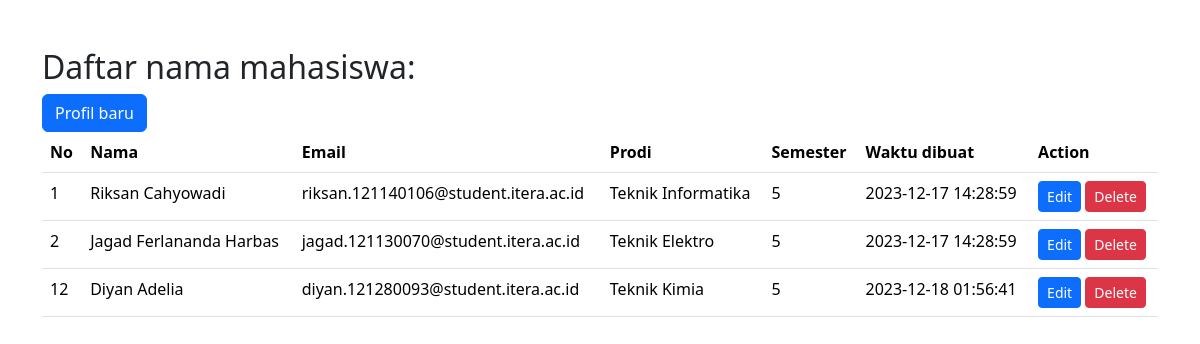
The page / on the database its author committed.
### tables this page shows
CREATE TABLE `identitas` (
  `id` int(11) NOT NULL,
  `nama` varchar(100) NOT NULL,
  `email` varchar(200) NOT NULL,
  `prodi` varchar(200) DEFAULT NULL,
  `semester` varchar(20) DEFAULT NULL,
  `created_at` datetime NOT NULL DEFAULT current_timestamp()
);

### index.php (the view, shortened to what this page needs)
<!DOCTYPE html>
<html lang="en">
<head>
    <link rel="stylesheet" href="https://cdn.jsdelivr.net/npm/bootstrap@5.3.2/dist/css/bootstrap.min.css">
</head>
<body>
    <div class="container my-5">
        <h2>Daftar nama mahasiswa:</h2>
        <a class="btn btn-primary" href="/UAS/create.php" role="button">Profil baru</a>
        <br>
        <table class="table">
            <thead>
                <tr>
                    <th>No</th>
                    <th>Nama</th>
                    <th>Email</th>
                    <th>Prodi</th>
                    <th>Semester</th>
                    <th>Waktu dibuat</th>
                    <th>Action</th>
                </tr>
            </thead>
            <tbody>
                <?php
                $servername = "localhost";
                $username = "root";
                $password = "";
                $database = "daftar_profil";
                $connection = new mysqli($servername, $username, $password, $database);
                $sql = "SELECT * FROM identitas";
                $result = $connection->query($sql);
                while($row = $result->fetch_assoc()){
                    echo "
                    <tr id='baris-$row[id]'>
                        <td>$row[id]</td>
                        <td>$row[nama]</td>
                        <td>$row[email]</td>
                        <td>$row[prodi]</td>
                        <td>$row[semester]</td>
                        <td>$row[created_at]</td>
                        <td>
                            <a class='btn btn-primary btn-sm' href='/UAS/editdata.php?id=$row[id]'>Edit</a>
                            <button class='btn btn-danger btn-sm' onclick='konfirmasiHapus($row[id])'>Delete</button>
                        </td>
                    </tr>
                    ";
                }
                ?>
            </tbody>
        </table>
    </div>
</body>
</html>

### rows shown on the page
identitas: id "1", nama "Riksan Cahyowadi", email "riksan.121140106@student.itera.ac.id", prodi "Teknik Informatika", semester "5", created_at "2023-12-17 14:28:59"
identitas: id "2", nama "Jagad Ferlananda Harbas", email "jagad.121130070@student.itera.ac.id", prodi "Teknik Elektro", semester "5", created_at "2023-12-17 14:28:59"
identitas: id "12", nama "Diyan Adelia", email "diyan.121280093@student.itera.ac.id", prodi "Teknik Kimia", semester "5", created_at "2023-12-18 01:56:41"
